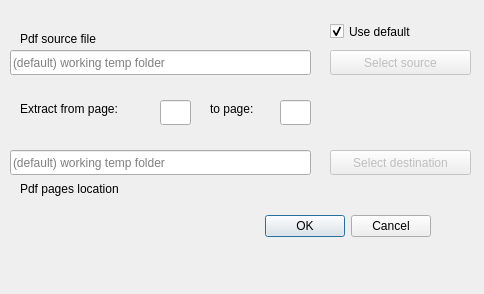
<?xml version="1.0" encoding="UTF-8"?>
<ui version="4.0">
 <class>ExtractDialog</class>
 <widget class="QDialog" name="ExtractDialog">
  <property name="windowModality">
   <enum>Qt::ApplicationModal</enum>
  </property>
  <property name="geometry">
   <rect>
    <x>0</x>
    <y>0</y>
    <width>484</width>
    <height>294</height>
   </rect>
  </property>
  <property name="windowTitle">
   <string>Exract pdf pages</string>
  </property>
  <widget class="QDialogButtonBox" name="buttonBox">
   <property name="geometry">
    <rect>
     <x>260</x>
     <y>210</y>
     <width>171</width>
     <height>32</height>
    </rect>
   </property>
   <property name="orientation">
    <enum>Qt::Horizontal</enum>
   </property>
   <property name="standardButtons">
    <set>QDialogButtonBox::Cancel|QDialogButtonBox::Ok</set>
   </property>
  </widget>
  <widget class="QLineEdit" name="SourceLineEdit">
   <property name="geometry">
    <rect>
     <x>10</x>
     <y>50</y>
     <width>301</width>
     <height>25</height>
    </rect>
   </property>
   <property name="placeholderText">
    <string>(default) working temp folder</string>
   </property>
  </widget>
  <widget class="QPushButton" name="SourceButton">
   <property name="enabled">
    <bool>false</bool>
   </property>
   <property name="geometry">
    <rect>
     <x>330</x>
     <y>50</y>
     <width>141</width>
     <height>25</height>
    </rect>
   </property>
   <property name="text">
    <string>Select source</string>
   </property>
   <property name="icon">
    <iconset resource="../UI_Icons.qrc">
     <normaloff>:/Icons/Icons/pdf-extract1.png</normaloff>:/Icons/Icons/pdf-extract1.png</iconset>
   </property>
  </widget>
  <widget class="QLineEdit" name="FirstPageLineEdit">
   <property name="geometry">
    <rect>
     <x>160</x>
     <y>100</y>
     <width>31</width>
     <height>25</height>
    </rect>
   </property>
  </widget>
  <widget class="QLabel" name="FirstPageLabel">
   <property name="geometry">
    <rect>
     <x>20</x>
     <y>100</y>
     <width>131</width>
     <height>17</height>
    </rect>
   </property>
   <property name="text">
    <string>Extract from page:</string>
   </property>
  </widget>
  <widget class="QLineEdit" name="LastPageLineEdit">
   <property name="geometry">
    <rect>
     <x>280</x>
     <y>100</y>
     <width>31</width>
     <height>25</height>
    </rect>
   </property>
  </widget>
  <widget class="QLabel" name="LastPageLabel">
   <property name="geometry">
    <rect>
     <x>210</x>
     <y>100</y>
     <width>71</width>
     <height>17</height>
    </rect>
   </property>
   <property name="text">
    <string>to page:</string>
   </property>
  </widget>
  <widget class="QPushButton" name="DestinationButton">
   <property name="enabled">
    <bool>false</bool>
   </property>
   <property name="geometry">
    <rect>
     <x>330</x>
     <y>150</y>
     <width>141</width>
     <height>25</height>
    </rect>
   </property>
   <property name="text">
    <string>Select destination</string>
   </property>
   <property name="icon">
    <iconset resource="../UI_Icons.qrc">
     <normaloff>:/Icons/Icons/folder-open-image.png</normaloff>:/Icons/Icons/folder-open-image.png</iconset>
   </property>
  </widget>
  <widget class="QLineEdit" name="DestinationLineEdit">
   <property name="geometry">
    <rect>
     <x>10</x>
     <y>150</y>
     <width>301</width>
     <height>25</height>
    </rect>
   </property>
   <property name="placeholderText">
    <string>(default) working temp folder</string>
   </property>
  </widget>
  <widget class="QLabel" name="SourceLabel">
   <property name="geometry">
    <rect>
     <x>20</x>
     <y>30</y>
     <width>121</width>
     <height>17</height>
    </rect>
   </property>
   <property name="text">
    <string>Pdf source file</string>
   </property>
  </widget>
  <widget class="QLabel" name="DestinationLabel">
   <property name="geometry">
    <rect>
     <x>20</x>
     <y>180</y>
     <width>131</width>
     <height>17</height>
    </rect>
   </property>
   <property name="text">
    <string>Pdf pages location</string>
   </property>
  </widget>
  <widget class="QCheckBox" name="defaultsrcBox">
   <property name="geometry">
    <rect>
     <x>330</x>
     <y>20</y>
     <width>101</width>
     <height>23</height>
    </rect>
   </property>
   <property name="text">
    <string>Use default</string>
   </property>
   <property name="checked">
    <bool>true</bool>
   </property>
  </widget>
 </widget>
 <resources>
  <include location="../UI_Icons.qrc"/>
 </resources>
 <connections>
  <connection>
   <sender>buttonBox</sender>
   <signal>accepted()</signal>
   <receiver>ExtractDialog</receiver>
   <slot>accept()</slot>
   <hints>
    <hint type="sourcelabel">
     <x>248</x>
     <y>254</y>
    </hint>
    <hint type="destinationlabel">
     <x>157</x>
     <y>274</y>
    </hint>
   </hints>
  </connection>
  <connection>
   <sender>buttonBox</sender>
   <signal>rejected()</signal>
   <receiver>ExtractDialog</receiver>
   <slot>reject()</slot>
   <hints>
    <hint type="sourcelabel">
     <x>316</x>
     <y>260</y>
    </hint>
    <hint type="destinationlabel">
     <x>286</x>
     <y>274</y>
    </hint>
   </hints>
  </connection>
 </connections>
</ui>
